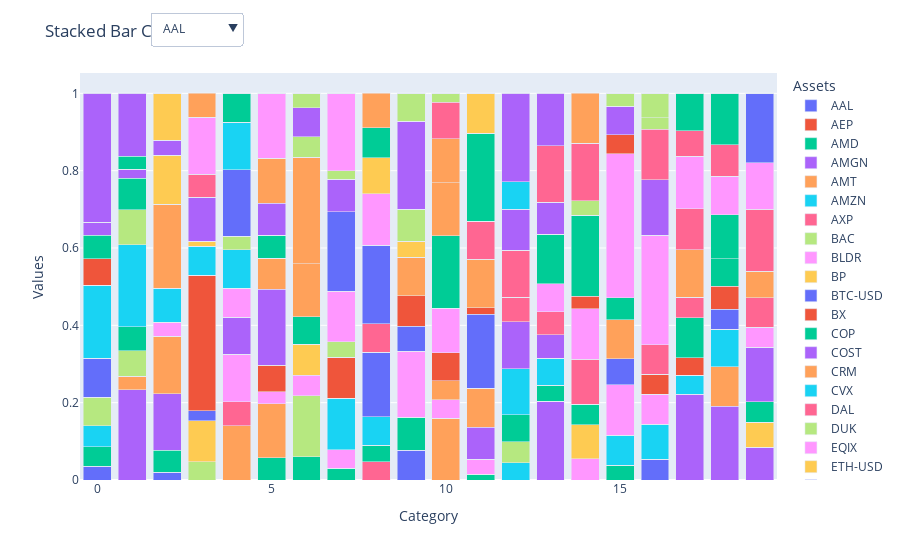

This figure's notebook cell:
### Code cell
import plotly.express as px

# Assuming df is your DataFrame with data
fig = px.bar(df, barmode='stack')
fig.update_layout(
    title='Stacked Bar Chart',
    xaxis=dict(title='Category'),
    yaxis=dict(title='Values'),
    legend=dict(title='Assets'),
)
# Create dropdown menu for variable selection
buttons = [
    dict(label=var, method='update', args=[{'visible': [col == var for col in df.columns]}])
    for var in df.columns
]
# Add an option to reset the graph
buttons.append(
    dict(label="Reset", method="update", args=[{'visible': [True] * len(df.columns)}])
)

fig.update_layout(
    updatemenus=[
        dict(
            buttons=buttons,
            direction='down',
            showactive=True,
            x=0.1,
            xanchor='left',
            y=1.15,
            yanchor='top'
        ),
    ]
)
fig.show()
